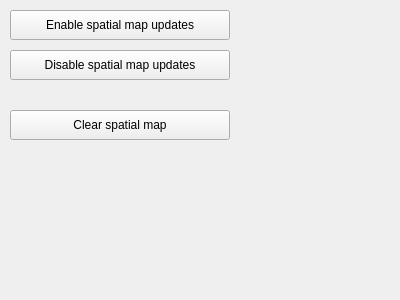
<?xml version="1.0" encoding="UTF-8"?>
<ui version="4.0">
 <class>Form</class>
 <widget class="QWidget" name="Form">
  <property name="geometry">
   <rect>
    <x>0</x>
    <y>0</y>
    <width>400</width>
    <height>300</height>
   </rect>
  </property>
  <property name="windowTitle">
   <string>Control GUI</string>
  </property>
  <widget class="QPushButton" name="enable_map_updates_button">
   <property name="geometry">
    <rect>
     <x>10</x>
     <y>10</y>
     <width>220</width>
     <height>30</height>
    </rect>
   </property>
   <property name="text">
    <string>Enable spatial map updates</string>
   </property>
  </widget>
  <widget class="QPushButton" name="disable_map_updates_button">
   <property name="geometry">
    <rect>
     <x>10</x>
     <y>50</y>
     <width>220</width>
     <height>30</height>
    </rect>
   </property>
   <property name="text">
    <string>Disable spatial map updates</string>
   </property>
  </widget>
  <widget class="QPushButton" name="clear_button">
   <property name="geometry">
    <rect>
     <x>10</x>
     <y>110</y>
     <width>220</width>
     <height>30</height>
    </rect>
   </property>
   <property name="text">
    <string>Clear spatial map</string>
   </property>
  </widget>
 </widget>
 <resources/>
 <connections/>
</ui>
